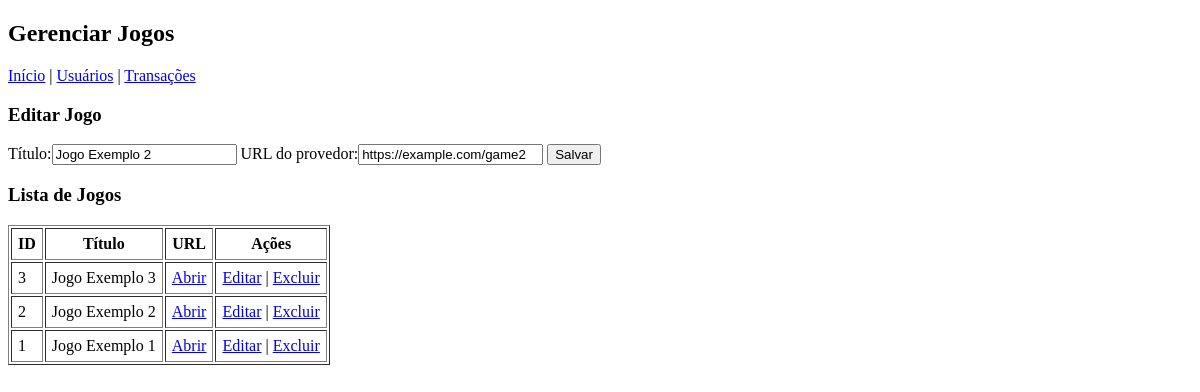
/admin/games.php?edit=2 (signed in), run on the app's committed database.
### tables this page shows
CREATE TABLE games (
    id INTEGER PRIMARY KEY AUTOINCREMENT,
    title TEXT NOT NULL,
    provider_url TEXT NOT NULL,
    created_at TEXT DEFAULT CURRENT_TIMESTAMP
);

### public/admin/games.php (the view, shortened to what this page needs)
<?php
$pdo = get_pdo();
$editGame = null;
if (isset($_GET['edit'])) {
    $stmt = $pdo->prepare("SELECT * FROM games WHERE id=?");
    $stmt->execute([$_GET['edit']]);
    $editGame = $stmt->fetch(PDO::FETCH_ASSOC);
}
$games = $pdo->query("SELECT * FROM games ORDER BY id DESC")->fetchAll(PDO::FETCH_ASSOC);
?>
<!doctype html>
<html>
<head>
  <link rel="stylesheet" href="/assets/css/style.css">
</head>
<body>
  <header class="container">
    <h2>Gerenciar Jogos</h2>
    <nav>
      <a href="/admin/">Início</a> |
      <a href="/admin/users.php">Usuários</a> |
      <a href="/admin/transactions.php">Transações</a>
    </nav>
  </header>
  <main class="container">
    <div class="card">
      <h3><?= $editGame ? 'Editar Jogo' : 'Adicionar Novo Jogo' ?></h3>
      <form method="post">
        <label>Título:<input type="text" name="title" required
            value="<?=htmlspecialchars($editGame['title'] ?? '')?>"></label>
        <label>URL do provedor:<input type="url" name="url" required
            value="<?=htmlspecialchars($editGame['provider_url'] ?? '')?>"></label>
        <button type="submit">Salvar</button>
      </form>
    </div>
    <div class="card">
      <h3>Lista de Jogos</h3>
      <table border="1" cellpadding="6">
        <tr>
          <th>ID</th>
          <th>Título</th>
          <th>URL</th>
          <th>Ações</th>
        </tr>
        <?php foreach ($games as $g): ?>
        <tr>
          <td><?=$g['id']?></td>
          <td><?=htmlspecialchars($g['title'])?></td>
          <td><a href="<?=$g['provider_url']?>" target="_blank">Abrir</a></td>
          <td><a href="?edit=<?=$g['id']?>">Editar</a> |
            <a href="?delete=<?=$g['id']?>" onclick="return confirm('Excluir jogo?')">Excluir</a>
          </td>
        </tr>
        <?php endforeach; ?>
      </table>
    </div>
  </main>
</body>
</html>

### public/assets/css/style.css (style rules this page uses)
.card { border-radius: 1rem; }

### data on the page
games: title "Jogo Exemplo 2", url "https://example.com/game2", id "2"
games: id "3", title "Jogo Exemplo 3"
games: id "1", title "Jogo Exemplo 1"
